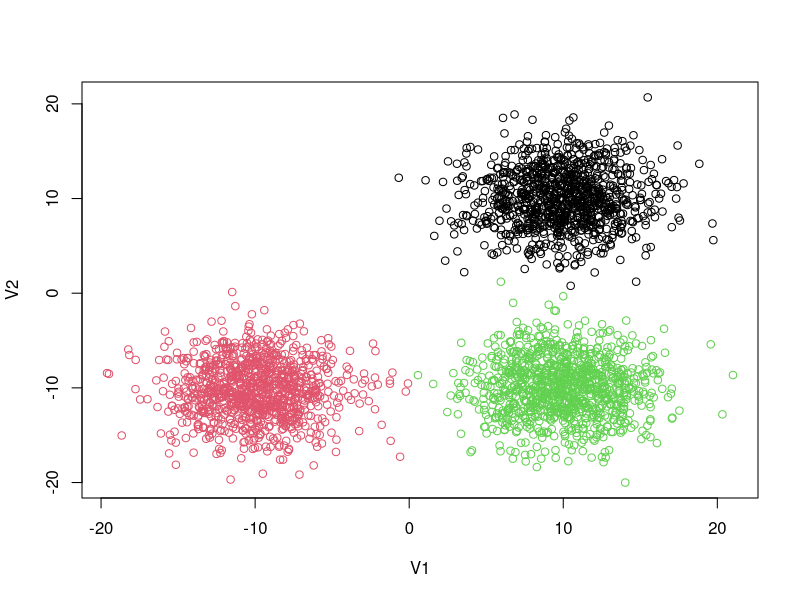
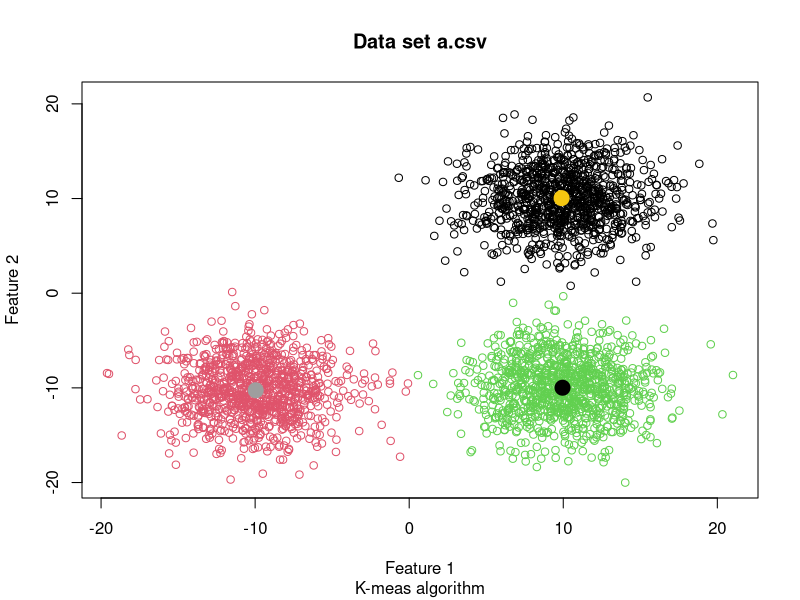
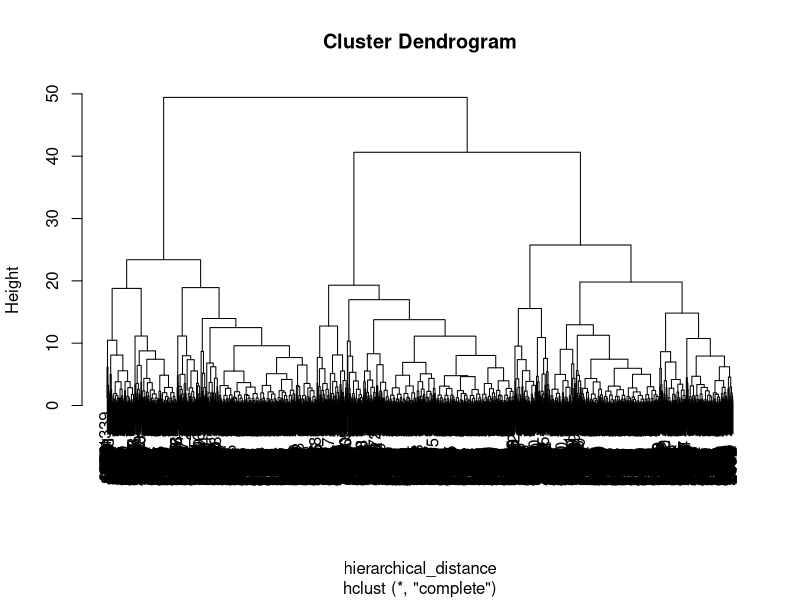
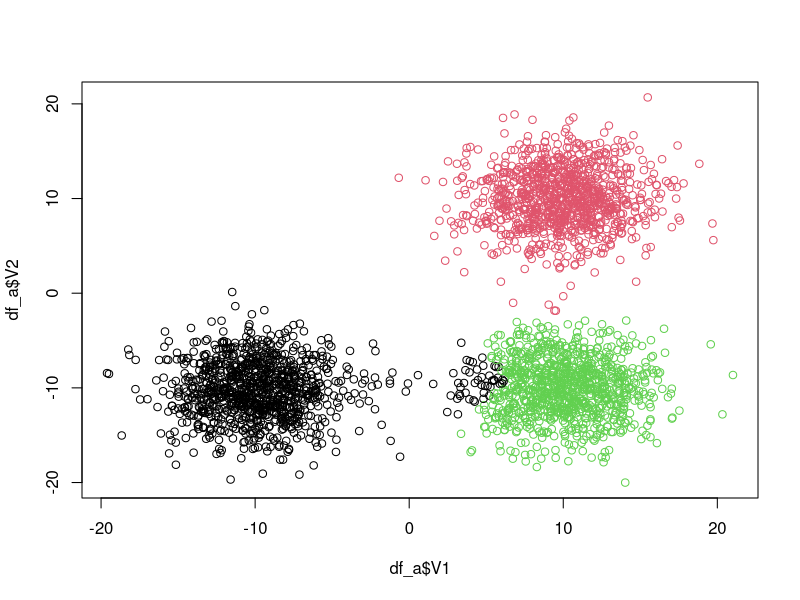

These figures' R source, in order:
####################
#Defining functions#
####################

###################
#Loading Libraries#
###################


################
#Implementation#
################

#################################
#Comparing clustering algorithms#
#################################
#Reading a.csv
df_a = read.csv("a.csv",header = F)
#Converting class column to a factor type

for (i in 1:nrow(df_a))
{
  if(df_a$V3[i] == 2)
    df_a$V3[i] = 3
}

for (i in 1:nrow(df_a))
{
  if(df_a$V3[i] == "1")
    df_a$V3[i] = 2
}

for (i in 1:nrow(df_a))
{
  if(df_a$V3[i] == "0")
    df_a$V3[i] = 1
}
df_a$V3 = as.factor(df_a$V3)
#Visualizing data set
plot(df_a[,1:2], col = df_a$V3)
#Aplying algorithms
#########
#K-Means#
#########
model_kmeans = kmeans(x = df_a[, 1:2], centers = 3)
plot(df_a[, 1:2], col = model_kmeans$cluster,
     main = "Data set a.csv", sub = "K-meas algorithm",
     xlab = "Feature 1", ylab = "Feature 2")
points(model_kmeans$centers[,c("V1", "V2")],
       col = 7:9,
       pch = 19,
       cex = 2)
table(True = df_a$V3, Prediction = model_kmeans$cluster)
############
#H-Clusters#
############
input_hierarchical = df_a
input_hierarchical_classes = df_a$V3
input_hierarchical$V3 = NULL
input_hierarchical = as.matrix(input_hierarchical)
hierarchical_distance = dist(input_hierarchical)
model_hierarchical_single = hclust(hierarchical_distance, method = "complete")
plot(model_hierarchical_single)
model_hierarchical_single_cut = cutree(model_hierarchical_single, k = 3)
plot(x = df_a$V1, y = df_a$V2, col = model_hierarchical_single_cut)
table(True = df_a$V3, Predicted = model_hierarchical_single_cut)

